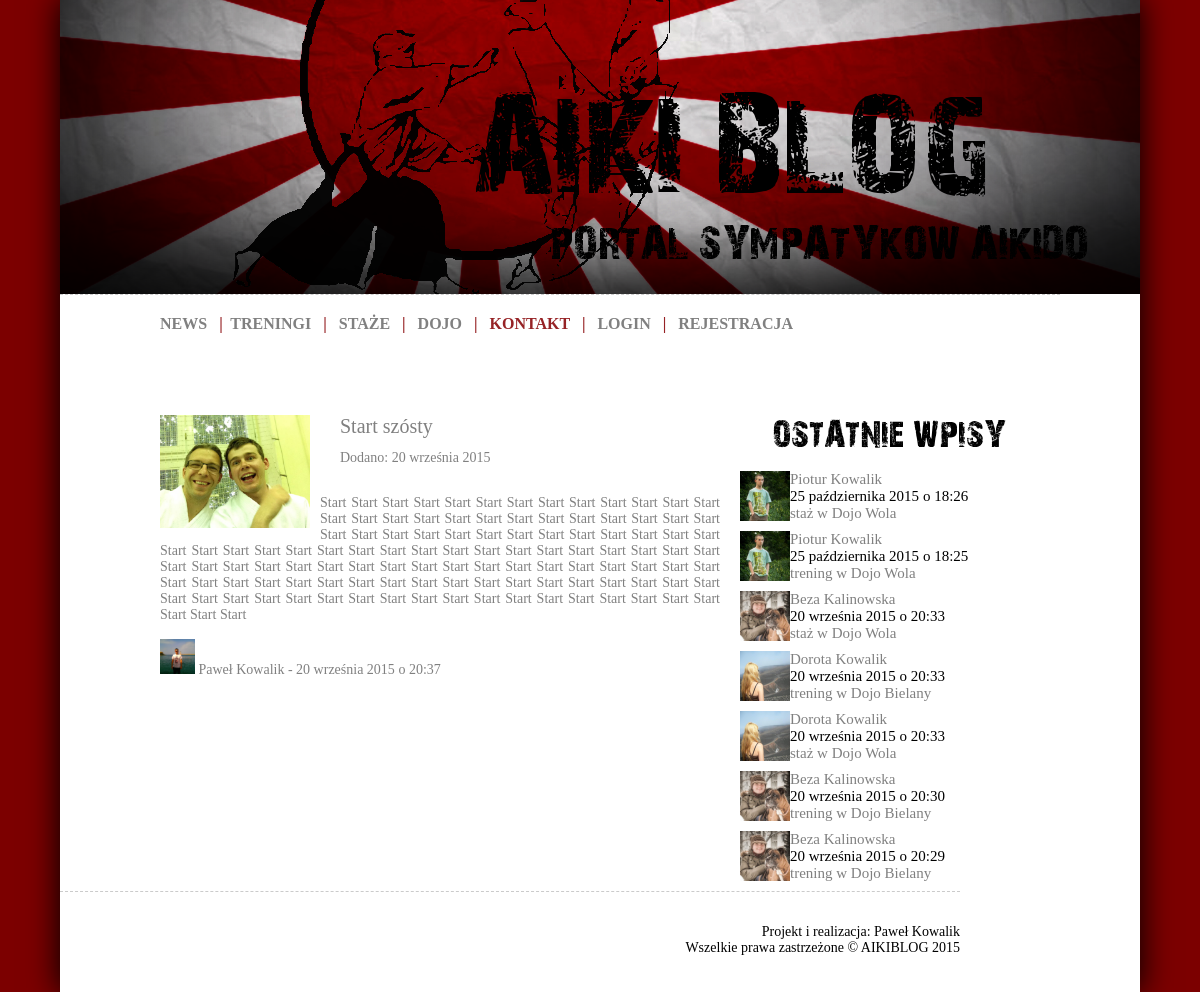
Screenshot of /news/start-szosty/ with the database file from the repository.
### aikiblog/models.py (models this page shows, shortened)
class News(models.Model):
    title = models.CharField('Tytuł', max_length=50)
    slug = models.SlugField('Odnosnik', max_length=50)
    posted_date = models.DateTimeField('Data publikacji')
    image = models.ImageField(upload_to='static/news', null=True, blank=True, verbose_name='Zdjęcie')
    text = models.TextField(null=True, blank=True, verbose_name='Treść')
    author = models.ForeignKey(User, verbose_name='Autor')
    class Meta:
        verbose_name = "News"
        verbose_name_plural = "Newsy"

class User(AbstractUser):
    SEX = (
        ('K','Kobieta'),
        ('M','Mężczyzna'),
    )
    avatar = models.ImageField(upload_to='static/avatars/%Y/%m/%d', null=True, blank=True)
    start_year = models.IntegerField(null=True, blank=True, verbose_name='Trenuje od')
    about_text = models.TextField(null=True, blank=True, verbose_name='O mnie')
    sex = models.CharField(max_length=1, choices=SEX, verbose_name='Płeć')

class Training(models.Model):
    TYPE = (
        ('T','trening'),
        ('S','staż'),
    )
    user = models.ForeignKey(User, verbose_name='Ćwiczący')
    date = models.DateTimeField('Data treningu')
    place = models.ForeignKey(Dojo, verbose_name='Miejsce treningu')
    sensei = models.ForeignKey(Sensei, verbose_name='Sensei')
    slug = models.SlugField('Odnosnik', max_length=50)
    techniques = models.ManyToManyField(TechTren, verbose_name='Techniki')
    type = models.CharField(max_length=1, choices=TYPE, verbose_name='Typ')
    notes = models.TextField(verbose_name="Notatki")
    class Meta:
        verbose_name = "Trening"
        verbose_name_plural = "Treningi"

class Dojo(models.Model):
    name = models.CharField('Nazwa dojo', max_length=50)
    slug = models.SlugField('Odnosnik', max_length=50)
    start_year = models.IntegerField(verbose_name='Rok założenia')
    city = models.CharField('Miasto', max_length=50)
    adress = models.CharField('Adres', max_length=50)
    sensei = models.ForeignKey(Sensei, verbose_name='Sensei')
    image1 = models.ImageField(upload_to='static/dojo', verbose_name='Zdjęcie 1')
    image2 = models.ImageField(upload_to='static/dojo', null=True, blank=True, verbose_name='Zdjęcie 2')
    image3 = models.ImageField(upload_to='static/dojo', null=True, blank=True, verbose_name='Zdjęcie 3')
    story = models.TextField(null=True, blank=True, verbose_name='Historia')
    trainings = models.TextField(null=True, blank=True, verbose_name='Treningi')
    users = models.ManyToManyField(User, blank=True, verbose_name='Byli tutaj')
    class Meta:
        verbose_name = "Dojo"
        verbose_name_plural = "Dojo"
    def __unicode__(self):
        return self.name

### aikiblog/views.py (the view)
# urls.py: url(r'^news/(?P<slug>[\w\-_]+)/$', NewsDetail.as_view(), name='news-detail'),
class NewsDetail(generic.DetailView):
    model = News
    def get_context_data(self, **kwargs):
        context = super(NewsDetail, self).get_context_data(**kwargs)
        context['all_trainings'] = Training.objects.order_by('-date')[:7]
        return context

### aikiblog/templates/aikiblog/news_detail.html (shortened to what this page needs)
{% extends "base.html" %}
{% block content %}
    <div id="post">
    <div id="post_avatar_news"><img src="{{ STATIC_URL|cut:'static/' }}{{ object.image }}" width=150 alt="" class="center" /></a></div>
        <div id="post_head_news">{{ object.title }}
            </div>
        <div id="post_head_news2">Dodano: {{ object.posted_date|date:"d E Y" }}
            </div>
        <div id="post_body_news">
        {{ object.text }}<br><br>
         <a href="{% url "user-detail" object.author.id %}"><img src="{{ STATIC_URL|cut:'static/' }}{{ object.author.avatar }}" height=35>
             {{ object.author.first_name }} {{ object.author.last_name }}</a> - {{ object.posted_date|date:"d E Y" }}
            o {{ object.posted_date|date:"H:i" }}
        </div>
</div>
{% endblock %}
{% block menuright %}
    {% include "aikiblog/parts/menuright.html" %}
{% endblock %}

### aikiblog/templates/aikiblog/parts/menuright.html
<div id="menuright">
        <div id="menuright_logo">
        </div>
        <br>
        {% for entry in all_trainings %}
        <div id="menuright_post">
            <div id="menuright_avatar">
                <a href="{% url "user-detail" entry.user.id %}"><img src="{{ STATIC_URL|cut:'static/' }}{{ entry.user.avatar }}" height=50/></a>
            </div>
            <div id="menuright_head">
                <a href="{% url "user-detail" entry.user.id %}">{{ entry.user.first_name }} {{ entry.user.last_name }}</a><br>
                {{ entry.date|date:"d E Y" }} o {{ entry.date|date:"H:i" }}<br>
                <a href="{% url "training-detail" entry.slug %}">
                {% ifequal entry.type "T" %}
                trening
                {% endifequal %}
                {% ifequal entry.type "S" %}
                staż
                {% endifequal %}
                w {{ entry.place }}</a>
            </div>
        </div>
        {% endfor %}
        <br>
    </div>

### static/style.css (style rules this page uses)
html, body { background-image:url(images/bg.png); background-color: #eeeeee; color: #000; margin: 0; padding: 0; text-align: center; text-shadow: 1px 1px 0px white; }
a:link { color: #808080; text-decoration: none; background-color: transparent; }
#menuright { width: 300px; float: right; height:auto; padding-right: 100px; }
#menuright_logo { background-image:url(images/recent_training.png); width: 300px; height: 40px; }
#menuright_post { height: 60px; float: left; }
#menuright_avatar { height: 50px; width: 50px; float: left; }
#menuright_head { width: 250px; float: right; font: 15px Verdana; text-align: left; }
#post { width: auto; }
#post_avatar_news { height: auto; width: 160px; float: left; }
#post_head_news { width: 380px; height: 35px; float: right; font: 20px Verdana; }
#post_head_news2 { width: 380px; height: 35px; float: right; font: 14px Verdana; }
#post_body_news { padding-top: 80px; }

### rows the page displays
News: image (picture), title "Start szósty", posted_date "20 września 2015", text "Start Start Start Start Start Start Start Start Start Start Start Start Start Start Start Start Start Start Start Start Start Start Start Start Start Start Start Start Start Start Start Start Start Start Start Start Start Start Start Start Start Start Start Start Start Start Start Start Start Start Start Start Start Start Start Start Start Start Start Start Start Start Start Start Start Start Start Start Start Start Start Start Start Start Start Start Start Start Start Start Start Start Start Start Start Start Start Start Start Start Start Start Start Start Start Start Start Start Start Start Start Start Start Start Start Start Start Start Start Start Start Start Start Start", author.avatar (picture), author.first_name "Paweł", author.last_name "Kowalik", posted_date "20:37"
Training: user.avatar (picture), user.first_name "Piotur", user.last_name "Kowalik", date "25 października 2015", date "18:26", place "Dojo Wola"
Training: user.avatar (picture), user.first_name "Piotur", user.last_name "Kowalik", date "25 października 2015", date "18:25", place "Dojo Wola"
Training: user.avatar (picture), user.first_name "Beza", user.last_name "Kalinowska", date "20 września 2015", date "20:33", place "Dojo Wola"
Training: user.avatar (picture), user.first_name "Dorota", user.last_name "Kowalik", date "20 września 2015", date "20:33", place "Dojo Bielany"
Training: user.avatar (picture), user.first_name "Dorota", user.last_name "Kowalik", date "20 września 2015", date "20:33", place "Dojo Wola"
Training: user.avatar (picture), user.first_name "Beza", user.last_name "Kalinowska", date "20 września 2015", date "20:30", place "Dojo Bielany"
Training: user.avatar (picture), user.first_name "Beza", user.last_name "Kalinowska", date "20 września 2015", date "20:29", place "Dojo Bielany"
